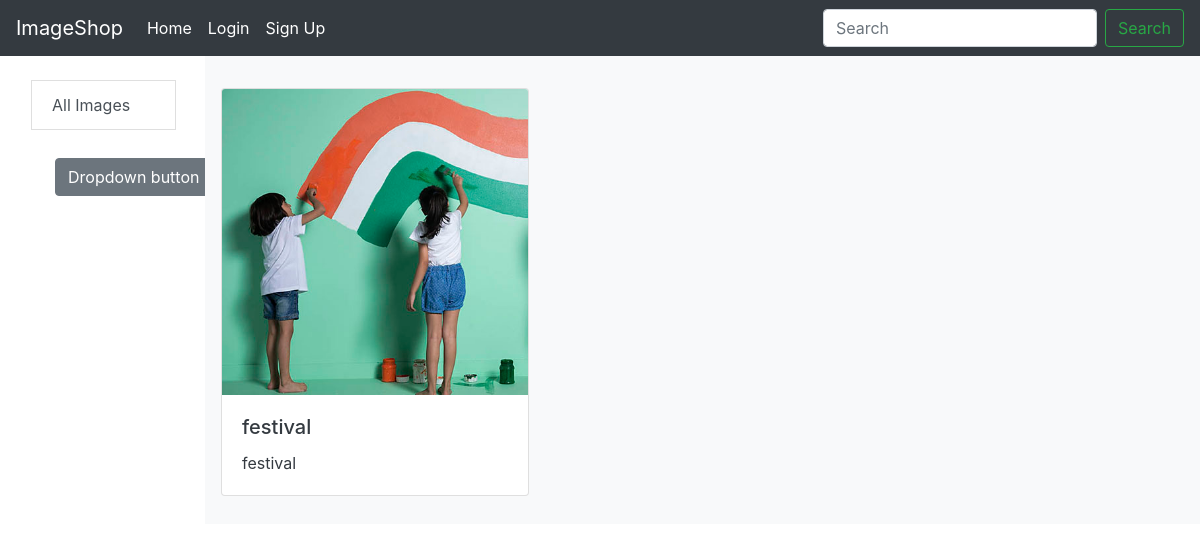
The app's page /category/4/ with its own data.
### appofimage/models.py (models this page shows, shortened)
class post(models.Model):
    cat = models.ForeignKey(category, on_delete=models.CASCADE)
    post_title = models.CharField(max_length=500, default="")
    post_dec = models.TextField()
    post_date = models.DateTimeField()
    image = models.ImageField(upload_to='images')

### newImage/views.py (the view)
# urls.py: path('category/<int:cid>/', show_category),
def show_category(request, cid):
    cats = category.objects.all()
    cat = category.objects.get(pk=cid)
    images = post.objects.filter(cat=cat)
    data = {'images': images, 'cats': cats}
    return render(request, 'home.html', data)

### templates/home.html (shortened to what this page needs)
{% extends 'basic.html' %}
    {% block body %}
    <div class="row">
        <div class="col-md-2">
            <div class="container">
            <div class="all">
            <a href="/appofimage/" class="list-group-item list-group-item-action mt-4 mx-3">All Images</a>
            </div>
            <div class="dropdown">
                  <button class="btn btn-secondary dropdown-toggle mt-4 mx-3" type="button" id="dropdownMenuButton" data-toggle="dropdown" aria-haspopup="true" aria-expanded="false">
                    Dropdown button
                  </button>
             </div>
        </div>
            </div>
        <div class="col-md-10">
            <div class="p-3 mb-2 bg-light text-dark">
            <div class="card-columns mt-3">
                {% for i in images %}
                <div class="card">
                    <img src="/media/{{i.image}}" class="card-img-top" alt="...">
                    <div class="card-body">
                        <h5 class="card-title">{{i.post_title}}</h5>
                        <p class="card-text">{{i.post_dec}}</p>
                    </div>
                </div>
                {% endfor %}
            </div>
        </div>
     </div>
</div>
    {% endblock body%}

### records on screen
post: image (picture), post_title "festival", post_dec "festival"
